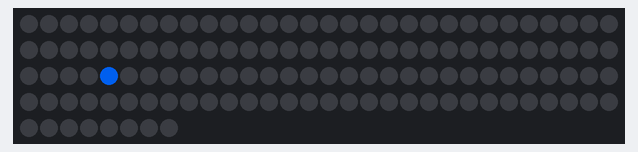
The sketch below on a simulated Arduino Uno, built with avr-gcc and run on an emulated ATmega328P. Parts: 128 RGB LEDs in strip order, left to right, continuing on the next row.

Above: at 0.04 s.
At 1.01 s:
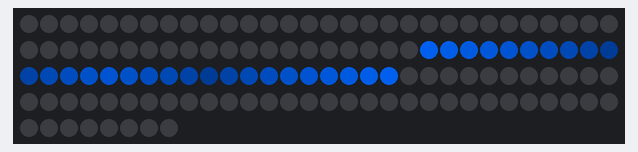
At 2.13 s:
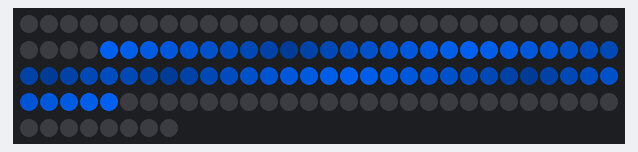
At 4.37 s:
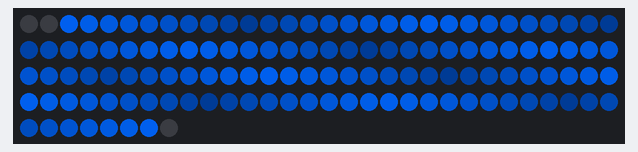
At 6.6 s:
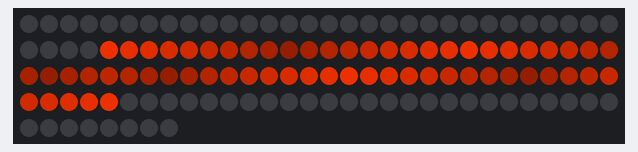
At 8.84 s:
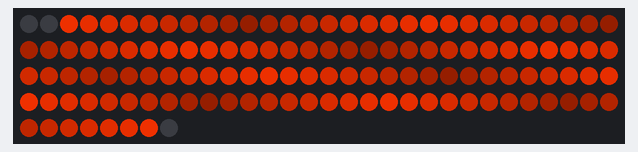

The sketch:

boom.ino
```cpp
#include "LPD8806.h"
#include "SPI.h"

int nLEDs = 128;

LPD8806 strip = LPD8806(nLEDs);

void setup() {
  // put your setup code here, to run once:
  Serial.begin(9600);
  strip.begin();
  strip.show();
}

void loop() {
  // put your main code here, to run repeatedly:
  boom(0, 40, 100);
  boom(100, 20, 0);
}

void boom(int red, int green, int blue) {

  for(int i = 0; i < strip.numPixels(); i++) {
    strip.setPixelColor(i, 0);
  }

  int r = red; int g = green; int b = blue;
  int rInc = r / 10; int gInc = g / 10; int bInc = b / 10;
  int wait = 50;

  uint32_t c = strip.Color(r, g, b);
  int count = 0;
  boolean up = false;

  for(int i = 0; i < strip.numPixels() / 2; i++) {
    r = red; g = green; b = blue;
    c = strip.Color(r, g, b);

    for(int j = i; j >= 0; j--) {

      strip.setPixelColor((strip.numPixels() / 2) + j, c);
      strip.setPixelColor((strip.numPixels() / 2) - j, c);

      if(r >= red && g >= green && b >= blue) {
        up = false;
        r = red; g = green; b = blue;
      }
      else if(r <= (red / 10) && g <= (green / 10) && b <= (blue /10)) {
        up = true;
        r = (red / 10); g = (green / 10); b = (blue / 10);
      }

      if(up == false) {
        r-=rInc; g-=gInc; b-=bInc;
      }
      else if(up == true) {
        r+=rInc; g+=gInc; b+=bInc;
      }

      c = strip.Color(r, g, b);

    }
    strip.show();
    delay(wait);

  }

}
```

Measured:
- by itself, everything shown: repeats every 8.9 s, in 128 steps
